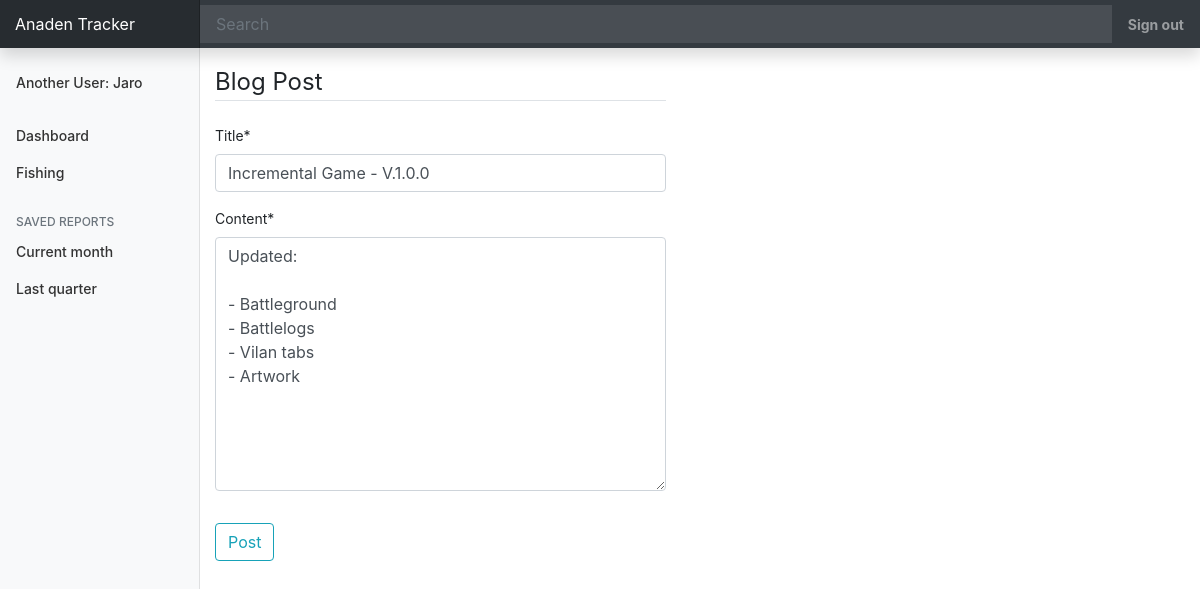
The page /blog/4/update/ (signed in) on the database its author committed.
### blog/models.py (models this page shows, shortened)
class Post(models.Model):
    title = models.CharField(max_length=100)
    content = models.TextField()
    date_posted = models.DateTimeField(default=timezone.now)
    author = models.ForeignKey(User, on_delete=models.CASCADE)

### blog/views.py (the view, shortened to what this page needs)
# urls.py: path('blog/<int:pk>/update/', PostUpdateView.as_view(), name='post-update'),
class PostUpdateView(LoginRequiredMixin, UserPassesTestMixin, UpdateView):
    model = Post
    fields = ['title', 'content']
    def test_func(self):
        post = self.get_object()
        if self.request.user == post.author:
            return True
        return False

### blog/templates/blog/post_form.html (shortened to what this page needs)
{% extends "blog/base.html" %}
{% load crispy_forms_tags %}
{% block content %}
    <div class="content-section">
          <form class="" action="" method="POST">
                <fieldset class="form-group">
                      <legend class="border-bottom mb-4">Blog Post</legend>
                      {{ form|crispy }}
                </fieldset>
                <div class="form-group">
                      <button class="btn btn-outline-info" type="submit">Post</button>
                </div>
          </form>
    </div>
{% endblock content %}

### blog/templates/blog/base.html (shortened to what this page needs)
{% load static %}
<!DOCTYPE html>
<html>
  <head>
    <link rel="stylesheet" href="https://stackpath.bootstrapcdn.com/bootstrap/4.5.0/css/bootstrap.min.css"></script>
    <link rel="stylesheet" type="text/css" href="{% static 'blog/main.css' %}">
  </head>
  <body>
    <nav id="navbar" class="navbar navbar-dark sticky-top bg-dark flex-md-nowrap p-0 shadow">
      <a class="navbar-brand col-md-3 col-lg-2 mr-0" href="{% url 'home' %}">Anaden Tracker</a>
      <input class="form-control form-control-dark w-100" type="text" placeholder="Search" aria-label="Search">
      <ul class="navbar-nav px-3">
        <li class="nav-item text-nowrap">
          {% if user.is_authenticated %}
          <a class="nav-link" href="{% url 'logout' %}"><strong>Sign out</strong></a>
          {% else %}
          <a class="nav-link" href="{% url 'login' %}"><strong>Sign in</strong></a>
          {% endif %}
        </li>
      </ul>
    </nav>
    <div class="container-fluid">
      <div class="row">
        <nav id="sidebarMenu" class="col-md-2 col-lg-2 d-md-block bg-light sidebar collapse flex-md-nowrap">
          <div class="sidebar-sticky pt-3">
            <ul class="nav flex-column">
              <li class="nav-item">
                {% if user.is_authenticated %}
                <a class="nav-link mb-3" href="{% url 'profile' %}">
                  Another User: {{ user|title }}
                </a>
                {% endif %}
              </li>
              <li class="nav-item">
                <a class="nav-link" href="{% url 'home' %}">
                  Dashboard
                </a>
              </li>
              <li class="nav-item">
                <a class="nav-link" href="{% url 'fishing' %}">
                  Fishing
                </a>
              </li>
            </ul>
            <h6 class="sidebar-heading d-flex justify-content-between align-items-center px-3 mt-4 mb-1 text-muted">
              <span>Saved reports</span>
            </h6>
            <ul class="nav flex-column mb-2">
              <li class="nav-item">
                <a class="nav-link" href="#">
                  Current month
                </a>
              </li>
              <li class="nav-item">
                <a class="nav-link" href="#">
                  Last quarter
                </a>
              </li>
            </ul>
          </div>
        </nav>
        <main role="main" class="col-md-10 ml-sm-auto col-lg-10 p-auto mt-3 mb-3">
          <div class="d-flex justify-content-between flex-wrap flex-md-nowrap align-items-center">
            {% block content %}{% endblock %}
            </div>
          </div>
      </div>
  </body>
</html>

### blog/static/blog/main.css (style rules this page uses)
body { font-size: .875rem; }
.sidebar { position: fixed; top: 0; bottom: 0; left: 0; z-index: 100; padding: 0; box-shadow: inset -1px 0 0 rgba(0, 0, 0, .1); }
.sidebar-sticky { position: -webkit-sticky; position: sticky; top: 48px; height: calc(100vh - 48px); padding-top: .5rem; overflow-x: hidden; overflow-y: auto; }
.sidebar .nav-link { font-weight: 500; color: #333; }
.sidebar-heading { font-size: .75rem; text-transform: uppercase; }
.navbar-brand { padding-top: .75rem; padding-bottom: .75rem; font-size: 1rem; background-color: rgba(0, 0, 0, .25); box-shadow: inset -1px 0 0 rgba(0, 0, 0, .25); }
.navbar .form-control { padding: .75rem 1rem; border-width: 0; border-radius: 0; }
.form-control-dark { color: #fff; background-color: rgba(255, 255, 255, .1); border-color: rgba(255, 255, 255, .1); }
.border-bottom { border-bottom: 1px solid #e5e5e5; }

### rows shown on the page
Post: title "Incremental Game - V.1.0.0", content "Updated: - Battleground - Battlelogs - Vilan tabs - Artwork"

### other values the page prints
{{ user|title }} "Jaro"
